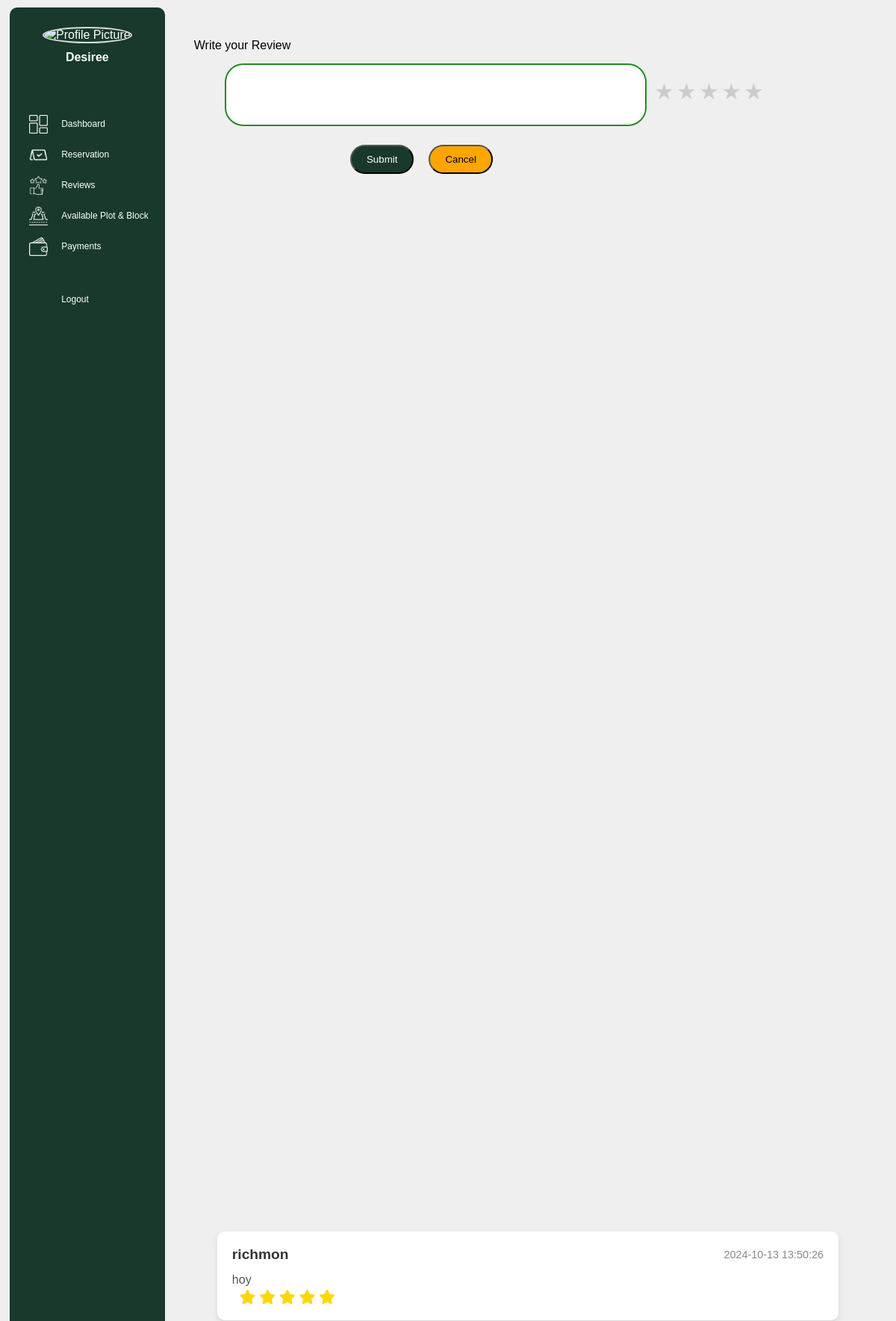
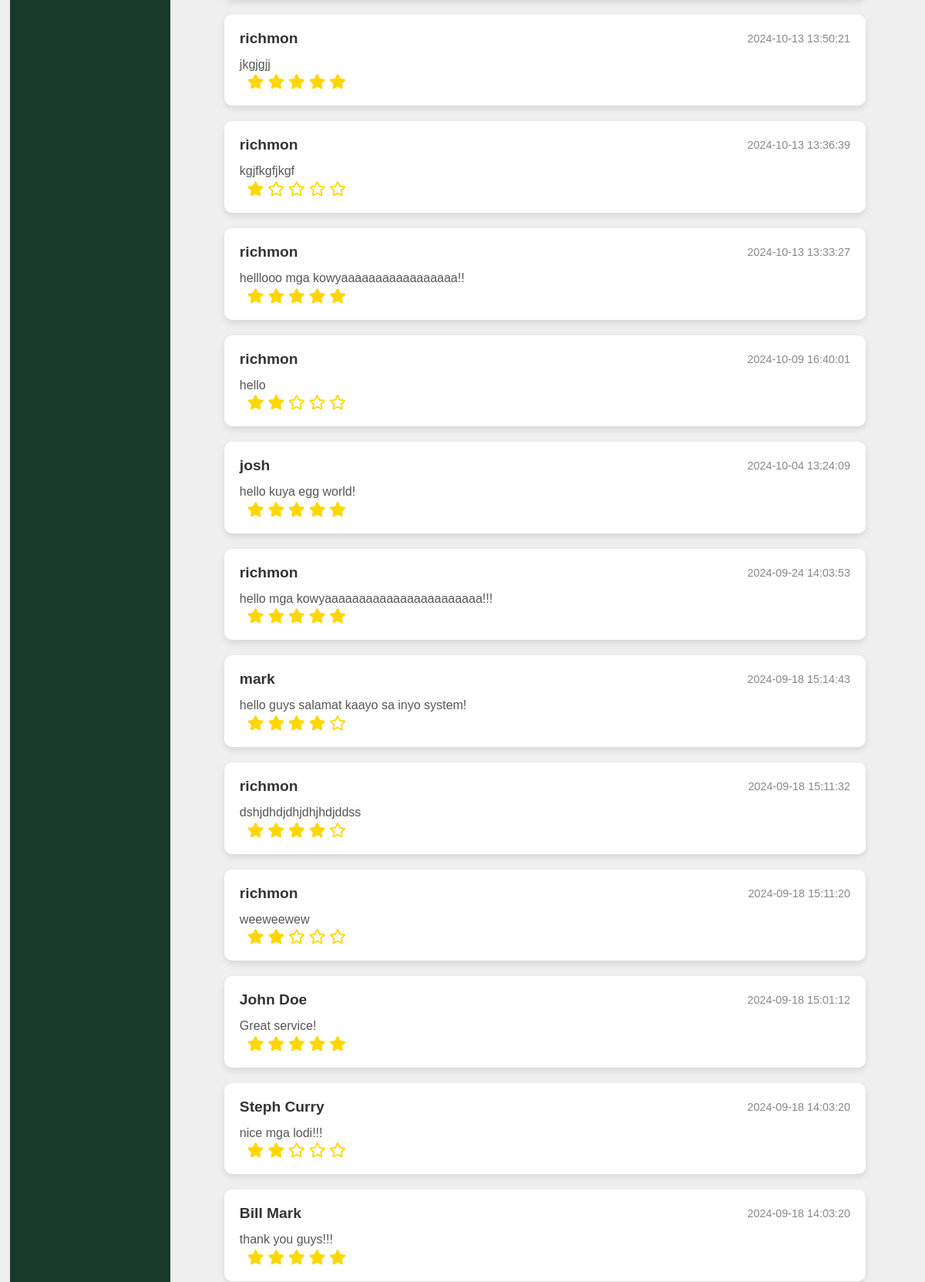
Screenshot of /customerdashboard/customerreviews.php (signed in, upper part) with the database file from the repository (2 pictures, top to bottom).
### tables this page shows
CREATE TABLE `reviews` (
  `id` int(11) NOT NULL,
  `fullname` varchar(255) NOT NULL,
  `userfeedback` text DEFAULT NULL,
  `rating` float NOT NULL,
  `time` timestamp NOT NULL DEFAULT current_timestamp(),
  `user_id` int(11) DEFAULT NULL
);

### customerdashboard/customerreviews.php (the view, shortened to what this page needs)
<?php
require_once '../connection/connection.php';
$firstname = isset($_SESSION['firstname']) ? htmlspecialchars($_SESSION['firstname']) : 'Guest';
$userId = $_SESSION['user_id'];
$stmt = $conn->prepare("SELECT profile_pic FROM users WHERE id = :id");
$stmt->bindParam(':id', $userId);
$stmt->execute();
$user = $stmt->fetch(PDO::FETCH_ASSOC);
$profilePic = !empty($user['profile_pic']) ? $user['profile_pic'] : 'default.png';
?>
<!DOCTYPE html>
<html lang="en">
<head>
    <link rel="stylesheet" href="./customerdashboard_css/customerreview.css">
    <link rel="stylesheet" href="https://cdnjs.cloudflare.com/ajax/libs/font-awesome/5.15.3/css/all.min.css">
</head>
<body>
    <div class="row">
    <div class="left-content col-3">
    <div class="adminprofile">
                            <center>
                            <img src="../uploads/profile_pics/<?php echo $profilePic; ?>" alt="Profile Picture">
                                <div class="dropdown">
                                    <button class="dropdown-btn">
                                        <?php echo "<h4> $firstname</h4>" ?>
                                    </button>
                                </div>
                        </center>
                    </div>
                        <br>
                        <div class="adminlinks">
                            <span><img src="../images/dashboard.png" alt="">&nbsp;&nbsp;&nbsp;<a href="customerDashboard.php">Dashboard</a></span>
                            <span><img src="../images/reservation.png" alt="">&nbsp;&nbsp;&nbsp;<a href="customerreservation.php">Reservation</a></span>
                            <span><img src="../images/review.png" alt="">&nbsp;&nbsp;&nbsp;<a href="customerreviews.php">Reviews</a></span>
                            <span><img src="../images/plot.png" alt="">&nbsp;&nbsp;&nbsp;<a href="customerviewavailableplot.php">Available Plot & Block</a></span>
                            <span><img src="../images/payment.png" alt="">&nbsp;&nbsp;&nbsp;<a href="customerpayment.php">Payments</a></span>
                            <span><img src="../images/logout.png" alt="">&nbsp;&nbsp;&nbsp;<a href="../logout.php">Logout</a></span>
                        </div>
                        <br>
                    </div>
                    <div class="main">
            <div class="right-content1">
                <br>
                <br>
                <span class="header">&nbsp;&nbsp;Write your Review </span>
                <br>
                <div class="right-header col-9">
                    <form id="myForm" action="" method="post">
                        <textarea rows="4" name="review" cols="50"></textarea>
                        <div class="rating">
                            <label for="star5">★</label>
                            <label for="star4">★</label>
                            <label for="star3">★</label>
                            <label for="star2">★</label>
                            <label for="star1">★</label>
                        </div>
                    </form>
                    <div class="form-buttons">
                        <button type="submit" class="submit" form="myForm">Submit</button>
                        <button type="button"class="cancel" onclick="window.location.href='customerreviews.php'">Cancel</button>
                    </div>
                </div>
            </div>
            <div class="right-content-reviews">
                <div class="table-container">
                <div class="myTable">
    <?php
    $sql = "SELECT id, fullname, userfeedback, rating, time FROM reviews ORDER BY time DESC LIMIT 1000";
    $stmt = $pdo->prepare($sql);
    $stmt->execute();
    if ($stmt->rowCount() > 0) {
        while ($row = $stmt->fetch(PDO::FETCH_ASSOC)) {
            echo "
            <div class='card'>
                <div class='card-header'>
                    <h3>" . htmlspecialchars($row['fullname']) . "</h3>
                    <span class='time'>" . htmlspecialchars($row['time']) . "</span>
                </div>
                <div class='card-body'>
                    <p>" . htmlspecialchars($row['userfeedback']) . "</p>
                </div>
                <div class='card-footer'>
                    <div class='rating'>";
            $rating = (int)$row['rating'];
            for ($i = 1; $i <= 5; $i++) {
                if ($i <= $rating) {
                    echo "<i class='fas fa-star'></i>";
                } else {
                    echo "<i class='far fa-star'></i>";
                }
            }
            echo "</div></div></div>";
        }
    } else {
        echo "<p>No reviews available.</p>";
    }
    ?>
</div>
            </div>
        </div>
    </div>
</body>
</html>

### customerdashboard/customerdashboard_css/customerreview.css (style rules this page uses)
* { margin: 0; padding: 0; box-sizing: border-box; font-family: Arial, sans-serif; }
body { background-color: #efefef; }
.row::after { content: ""; clear: both; display: block; }
[class*="col-"] { float: left; padding: 15px; }
.col-3 { width: 25%; }
.col-9 { width: 75%; }
.row { width: 100%; height: 100vh; display: flex; }
.left-content { background-color:#18392b; color: white; border-radius: 10px; height: 95vh; margin-top: 0.6rem; margin-left: 0.8rem; margin-right: 10px; width: 250px; position: relative; padding: 1rem; overflow-y: hidden; }
.adminprofile img { width: 150px; height: 150px; border-radius: 50%; object-fit: cover; border: 2px solid #ddd; margin-top: 50px; margin-left:20px; }
.header { color:black; }
.main { width: 100%; margin-top: 1rem; }
.right-content1 { margin-left: 20px; width: 90%; height: 40vh; background-color:#efefef; color: forestgreen; border-radius: 20px; }
.right-content-reviews { margin-left: 20px; width: 90%; height: 45vh; margin-top: 0rem; background-color:#efefef; color: rgb(0, 0, 0); border-radius: 20px; }
.adminlinks { display: flex; flex-direction: column; gap: 1rem; align-items: flex-start; margin-left: 10px; margin-top: 0px; }
.adminlinks span { display: flex; align-items: center; width: 100%; }
.adminlinks img { width: 25px; margin-right: 5px; }
.adminlinks a { text-decoration: none; color: white; font-size: 12px; display: inline-block; transition: color 0.3s, background-color 0.3s; }
.adminlinks span:last-child { margin-top: 2.1rem; margin-bottom: 5rem; }
.adminprofile { display: flex; align-items: center; justify-content: center; position: relative; bottom: 40px; right: 10px; }
.right-header { color: white; margin-bottom: 20px; display: flex; padding-left: 50px; width: 100%; position: relative; }
textarea { width: 70%; padding: 10px; border:2px solid forestgreen; border-radius: 4px; margin-bottom: 10px; resize: none; border-radius: 25px; }
.rating { padding-top: 10px; float: right; padding: 0 10px; }
.rating label { float: right; width: 1em; overflow: hidden; white-space: nowrap; cursor: pointer; font-size: 30px; color: #ccc; padding-top: 20px; }
.rating label:before { content: '★ '; }
form { display: flex; width: 100%; }
.form-buttons { display: flex; width:10%; gap: 20px; position: absolute; right: 65%; top:100%; }
.submit { width: 100px; padding: 10px 20px; background-color: #18392b; border-radius:25px; color: white; cursor: pointer; }
.cancel { width:100px; padding: 10px 20px; border-radius: 25px; cursor: pointer; background-color: orange; }
.table-container { margin-top: 5px; height: 50vh; width: 100%; overflow-y: auto; margin-left: 20px; background-color:#efefef; color: black; border-radius: 10px; padding: 20px; overflow-x: hidden; }
.card { background-color: #ffffff; border-radius: 10px; box-shadow: 0 4px 8px rgba(0, 0, 0, 0.1); margin-bottom: 20px; padding: 20px; transition: transform 0.3s ease, box-shadow 0.3s ease; }
.card-header { display: flex; justify-content: space-between; align-items: center; margin-bottom: 10px; }
.card-header h3 { font-size: 1.2em; color: #333; }
.card-header .time { font-size: 0.9em; color: #888; }
.card-body p { font-size: 1em; color: #555; line-height: 1.6; }
.card-footer { display: flex; justify-content: flex-start; align-items: center; }
.card-footer .rating i { color: gold; margin-right: 5px; font-size: 1.2em; }
.fas.fa-star { color: gold; }
.far.fa-star { color: lightgray; }
.dropdown { position: relative; display: inline-block; margin-left: 20px; }
.dropdown-btn { background-color: transparent; color: rgb(255, 255, 255); padding: 10px 20px; border: none; display: flex; align-items: center; gap: 8px; font-size: 16px; }

### rows the page displays
reviews: fullname "richmon", time "2024-10-13 13:50:26", userfeedback "hoy", rating 5 (drawn)
reviews: fullname "richmon", time "2024-10-13 13:50:21", userfeedback "jkgjgjj", rating 5 (drawn)
reviews: fullname "richmon", time "2024-10-13 13:36:39", userfeedback "kgjfkgfjkgf", rating 1 (drawn)
reviews: fullname "richmon", time "2024-10-13 13:33:27", userfeedback "helllooo mga kowyaaaaaaaaaaaaaaaaa!!", rating 5 (drawn)
reviews: fullname "richmon", time "2024-10-09 16:40:01", userfeedback "hello", rating 2 (drawn)
reviews: fullname "josh", time "2024-10-04 13:24:09", userfeedback "hello kuya egg world!", rating 5 (drawn)
reviews: fullname "richmon", time "2024-09-24 14:03:53", userfeedback "hello mga kowyaaaaaaaaaaaaaaaaaaaaaaa!!!", rating 5 (drawn)
reviews: fullname "mark", time "2024-09-18 15:14:43", userfeedback "hello guys salamat kaayo sa inyo system!", rating 4 (drawn)
reviews: fullname "richmon", time "2024-09-18 15:11:32", userfeedback "dshjdhdjdhjdhjhdjddss", rating 4 (drawn)
reviews: fullname "richmon", time "2024-09-18 15:11:20", userfeedback "weeweewew", rating 2 (drawn)
reviews: fullname "John Doe", time "2024-09-18 15:01:12", userfeedback "Great service!", rating 5 (drawn)
reviews: fullname "Steph Curry", time "2024-09-18 14:03:20", userfeedback "nice mga lodi!!!", rating 2 (drawn)
reviews: fullname "Bill Mark", time "2024-09-18 14:03:20", userfeedback "thank you guys!!!", rating 5 (drawn)

### other values shown
$firstname "Desiree"
